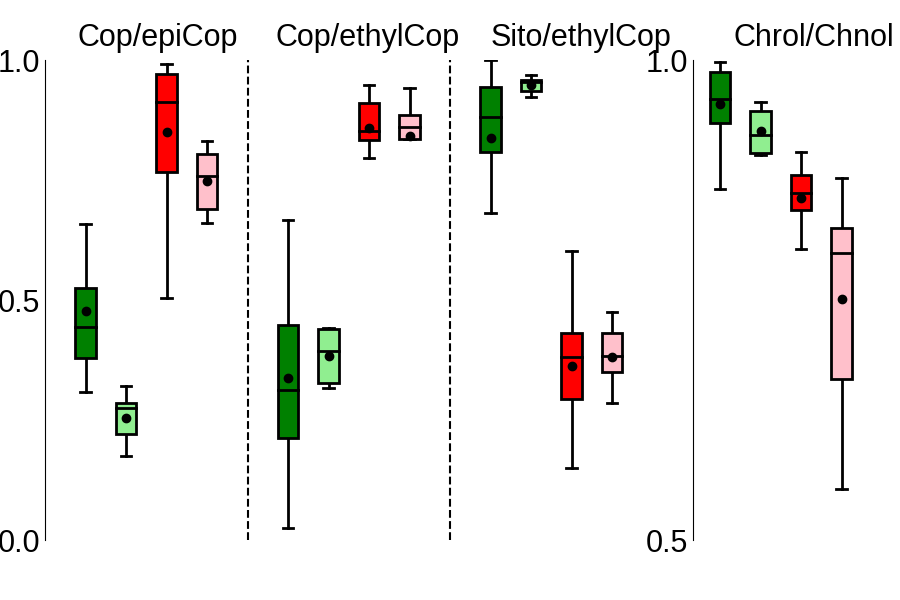

The script that drew this image:
# RatiosTS.py
import openpyxl
import matplotlib.pyplot as plt
from scipy.stats import ttest_ind
from scipy.stats import pearsonr
import numpy as np
import pandas as pd

# importo datos de excel y paso valores al array arnum
#libro = openpyxl.load_workbook('HistRatios.xlsx')
#hoja = libro.get_sheet_by_name('ratios')
ar = pd.read_excel('HistRatios.xlsx','ratios',header=0, index_col=None, na_values=['NA'])
arnum=ar.values
headers=list(ar)

# cuento cuantas muestras hay en trampas y sedimentos de BZ y N
sizeTBA=0
for a in arnum[:,0]:
	if a == 'TBA':
		sizeTBA+=1
sizeTN=0
for a in arnum[:,0]:
	if a == 'TN':
		sizeTN+=1
sizeSBA=0
for a in arnum[:,0]:
	if a == 'SBA':
		sizeSBA+=1
sizeSN=0
for a in arnum[:,0]:
	if a == 'SN':
		sizeSN+=1

print(sizeTBA, sizeTN, sizeSBA, sizeSN)

# creo el fondo de la figura
fig=plt.figure(facecolor='white', figsize=(9,6))
arnum2 = arnum[:,1:6].astype(float)
csfont = {'fontname':'Liberation Sans'}

# agrego el boxplot
box1 = fig.add_axes([0.05, 0.10, 0.90, 0.8])
bprop1 = dict(linewidth = 2, edgecolor = 'k', facecolor = 'red')
wprop1 = dict(linewidth = 2, linestyle = '-', color = 'k')
mprop1 = dict(linestyle = '-',linewidth = 2, color = 'k')
pprop1 = dict(marker = 'o', markeredgecolor = 'k', markerfacecolor = 'k')
cap1 = dict(linewidth = 2, color = 'k')
box1.boxplot([arnum2[0:24,0],arnum2[0:24,2],arnum2[0:24,3]], vert = True, positions = (3,8,13), notch = False, patch_artist = True, showmeans = True, showfliers = False, boxprops = bprop1, whiskerprops = wprop1, medianprops = mprop1, meanprops = pprop1, capprops = cap1)

bprop2 = dict(linewidth = 2, edgecolor = 'k', facecolor='pink')
wprop2 = dict(linewidth = 2, linestyle = '-', color = 'k')
mprop2 = dict(linestyle = '-',linewidth = 2, color = 'k')
pprop2 = dict(marker = 'o', markeredgecolor = 'k', markerfacecolor = 'k')
cap2 = dict(linewidth = 2, color = 'k')
box1.boxplot([arnum2[57:67,0],arnum2[57:67,2],arnum2[57:67,3]], vert = True, positions = (4,9,14), notch = False, patch_artist = True, showmeans = True, showfliers = False, boxprops = bprop2, whiskerprops = wprop2, medianprops = mprop2, meanprops = pprop2, capprops = cap2)

bprop3 = dict(linewidth = 2, edgecolor = 'k', facecolor = 'green')
wprop3 = dict(linewidth = 2, linestyle = '-', color = 'k')
mprop3 = dict(linestyle = '-',linewidth = 2, color = 'k')
pprop3 = dict(marker = 'o', markeredgecolor = 'k', markerfacecolor = 'k')
cap3 = dict(linewidth = 2, color = 'k')
box1.boxplot([arnum2[24:57,0],arnum2[24:57,2],arnum2[24:57,3]], vert = True, positions = (1,6,11), notch = False, patch_artist = True, showmeans = True, showfliers = False, boxprops = bprop3, whiskerprops = wprop3, medianprops = mprop3, meanprops = pprop3, capprops = cap3)

bprop4 = dict(linewidth = 2, edgecolor = 'k', facecolor = 'lightgreen')
wprop4= dict(linewidth = 2, linestyle = '-', color = 'k')
mprop4 = dict(linestyle = '-',linewidth = 2, color = 'k')
pprop4 = dict(marker = 'o', markeredgecolor = 'k', markerfacecolor = 'k')
cap4 = dict(linewidth = 2, color = 'k')
box1.boxplot([arnum2[67:72,0],arnum2[67:72,2],arnum2[67:72,3]], vert = True, positions = (2,7,12), notch = False, patch_artist = True, showmeans = True, showfliers = False, boxprops = bprop4, whiskerprops = wprop4, medianprops = mprop4, meanprops = pprop4, capprops = cap4)

# borro ejes, ticks y labels
box1.spines['top'].set_visible(False)
box1.spines['bottom'].set_visible(False)
box1.spines['right'].set_visible(False)
box1.tick_params(length=0, which='both')
box1.axes.get_xaxis().set_visible(False)
# agrego vertical lines
plt.vlines(5,0,1,linestyle = '--')
plt.vlines(10,0,1,linestyle = '--')
#plt.vlines(15,0,1,linestyle = '--')
# formateo ejes y ticks
plt.ylim(0,1)
plt.yticks(np.arange(0,1.1,0.5), size = 22, **csfont)
plt.xlim(0,20)

box2 = fig.add_axes([0.77, 0.10, 0.18, 0.8])
box2.boxplot([arnum2[24:57,4]], vert = True, positions = ([0.2]), notch = False, patch_artist = True, showmeans = True, showfliers = False, boxprops = bprop3, whiskerprops = wprop3, medianprops = mprop3, meanprops = pprop3, capprops = cap3)
box2.boxplot([arnum2[0:24,4]], vert = True, positions = ([0.8]), notch = False, patch_artist = True, showmeans = True, showfliers = False, boxprops = bprop1, whiskerprops = wprop1, medianprops = mprop1, meanprops = pprop1, capprops = cap1)
box2.boxplot([arnum2[67:72,4]], vert = True, positions = ([0.5]), notch = False, patch_artist = True, showmeans = True, showfliers = False, boxprops = bprop4, whiskerprops = wprop4, medianprops = mprop4, meanprops = pprop4, capprops = cap4)
box2.boxplot([arnum2[57:67,4]], vert = True, positions = ([1.1]), notch = False, patch_artist = True, showmeans = True, showfliers = False, boxprops = bprop2, whiskerprops = wprop2, medianprops = mprop2, meanprops = pprop2, capprops = cap2)
# borro ejes, ticks y labels
box2.spines['top'].set_visible(False)
box2.spines['bottom'].set_visible(False)
box2.spines['right'].set_visible(False)
box2.tick_params(length=0, which='both')
box2.axes.get_xaxis().set_visible(False)
# formateo ejes y ticks
plt.ylim(0.5,1)
plt.yticks(np.arange(0.5,1.01,0.5), size = 22, **csfont)
plt.xlim(0,1.2)

# agrego titles
#box1.text(0.7,1.03,r'Fecal/Phyto', fontsize = 18, **csfont)
box1.text(0.8,1.03,r'Cop/epiCop', fontsize = 22, **csfont)
box1.text(5.7,1.03,r'Cop/ethylCop', fontsize = 22, **csfont)
box1.text(11,1.03,r'Sito/ethylCop', fontsize = 22, **csfont)
box1.text(17,1.03,r'Chrol/Chnol', fontsize = 22, **csfont)

print("Geographical differences:\nTraps:")
print("Fecal/Phyto: ", ttest_ind(arnum2[0:24,1],arnum2[25:57,1]))
print("BA vs N: %.2f %s %.3f vs %.2f %s %.2f"%((np.mean(arnum2[0:24,1])), u"\u00b1", (np.std(arnum2[0:24,1], dtype=float,ddof=1)),(np.mean(arnum2[25:57,1])), u"\u00b1", (np.std(arnum2[25:57,1], dtype=float,ddof=1)))).encode('utf-8')

print("Cop/Epi: ", ttest_ind(arnum2[0:24,0],arnum2[25:57,0]))
print("BA vs N: %.2f %s %.2f vs %.2f %s %.2f"%((np.mean(arnum2[0:24,0])), u"\u00b1", (np.std(arnum2[0:24,0], dtype=float,ddof=1)),(np.mean(arnum2[25:57,0])), u"\u00b1", (np.std(arnum2[25:57,0], dtype=float,ddof=1)))).encode('utf-8')

print("Cop/eCop: ", ttest_ind(arnum2[0:24,2],arnum2[25:57,2]))
print("BA vs N: %.2f %s %.3f vs %.2f %s %.2f"%((np.mean(arnum2[0:24,2])), u"\u00b1", (np.std(arnum2[0:24,2], dtype=float,ddof=1)),(np.mean(arnum2[25:57,2])), u"\u00b1", (np.std(arnum2[25:57,2], dtype=float,ddof=1)))).encode('utf-8')

print("Sito/eCop: ", ttest_ind(arnum2[0:24,3],arnum2[25:57,3]))
print("BA vs N: %.2f %s %.2f vs %.2f %s %.2f"%((np.mean(arnum2[0:24,3])), u"\u00b1", (np.std(arnum2[0:24,3], dtype=float,ddof=1)),(np.mean(arnum2[25:57,3])), u"\u00b1", (np.std(arnum2[25:57,3], dtype=float,ddof=1)))).encode('utf-8')

print("Chnol/Chrol: ", ttest_ind(arnum2[0:24,4],arnum2[25:57,4]))
print("BA vs N: %.2f %s %.3f vs %.3f %s %.3f"%((np.mean(arnum2[0:24,4])), u"\u00b1", (np.std(arnum2[0:24,4], dtype=float,ddof=1)),(np.mean(arnum2[25:57,4])), u"\u00b1", (np.std(arnum2[25:57,4], dtype=float,ddof=1)))).encode('utf-8')

print("\nSediments:")
print("Fecal/Phyto: ", ttest_ind(arnum2[57:67,1],arnum2[67:72,1]))
print("BA vs N: %.2f %s %.3f vs %.2f %s %.2f"%((np.mean(arnum2[57:67,1])), u"\u00b1", (np.std(arnum2[57:67,1], dtype=float,ddof=1)),(np.mean(arnum2[67:72,1])), u"\u00b1", (np.std(arnum2[67:72,1], dtype=float,ddof=1)))).encode('utf-8')

print("Cop/Epi: ", ttest_ind(arnum2[57:67,0],arnum2[67:72,0]))
print("BA vs N: %.2f %s %.2f vs %.2f %s %.2f"%((np.mean(arnum2[57:67,0])), u"\u00b1", (np.std(arnum2[57:67,0], dtype=float,ddof=1)),(np.mean(arnum2[67:72,0])), u"\u00b1", (np.std(arnum2[67:72,0], dtype=float,ddof=1)))).encode('utf-8')

print("Cop/eCop: ", ttest_ind(arnum2[57:67,2],arnum2[67:72,2]))
print("BA vs N: %.2f %s %.3f vs %.2f %s %.2f"%((np.mean(arnum2[57:67,2])), u"\u00b1", (np.std(arnum2[57:67,2], dtype=float,ddof=1)),(np.mean(arnum2[67:72,2])), u"\u00b1", (np.std(arnum2[67:72,2], dtype=float,ddof=1)))).encode('utf-8')

print("Sito/eCop: ", ttest_ind(arnum2[57:67,3],arnum2[67:72,3]))
print("BA vs N: %.2f %s %.2f vs %.2f %s %.2f"%((np.mean(arnum2[57:67,3])), u"\u00b1", (np.std(arnum2[57:67,3], dtype=float,ddof=1)),(np.mean(arnum2[67:72,3])), u"\u00b1", (np.std(arnum2[67:72,3], dtype=float,ddof=1)))).encode('utf-8')

print("Chnol/Chrol: ", ttest_ind(arnum2[57:67,4],arnum2[67:72,4]))
print("BA vs N: %.2f %s %.3f vs %.3f %s %.3f"%((np.mean(arnum2[57:67,4])), u"\u00b1", (np.std(arnum2[57:67,4], dtype=float,ddof=1)),(np.mean(arnum2[67:72,4])), u"\u00b1", (np.std(arnum2[67:72,4], dtype=float,ddof=1)))).encode('utf-8')

plt.show()
